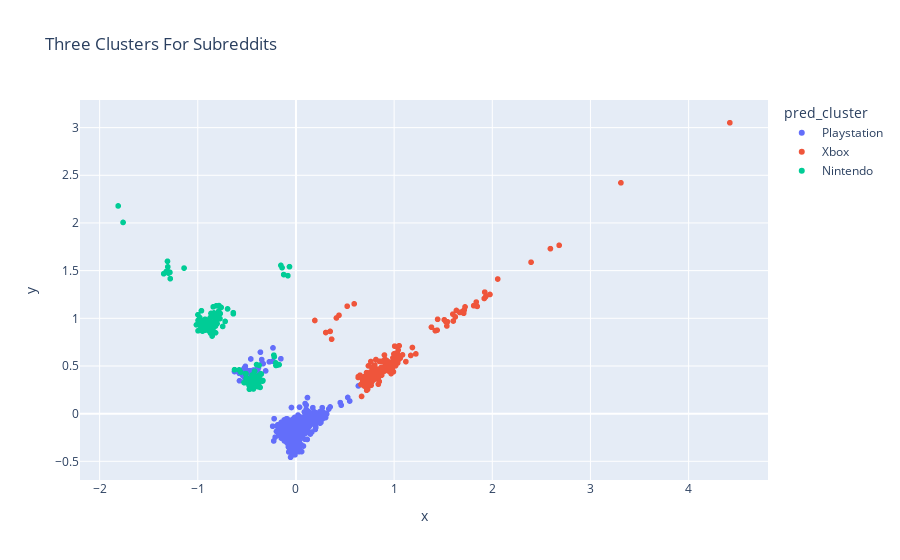

Notebook code cell kept with this figure:
### Code cell
fig = px.scatter(df, x="x", y="y", color='pred_cluster',title = "Three Clusters For Subreddits")
fig.show()

### Figure 1 — Plotly figure (JSON) as saved in the notebook; plotly's stock layout.template omitted (floating-point values rounded to 4 significant figures; data arrays with more than 128 entries replaced by an {"elided": "..."} marker saying what was removed)
{"data": [{"hovertemplate": "pred_cluster=Playstation<br>x=%{x}<br>y=%{y}<extra></extra>", "legendgroup": "Playstation", "marker": {"color": "#636efa", "symbol": "circle"}, "mode": "markers", "name": "Playstation", "showlegend": true, "type": "scattergl", "x": {"elided": "2134 float values"}, "xaxis": "x", "y": {"elided": "2134 float values"}, "yaxis": "y"}, {"hovertemplate": "pred_cluster=Xbox<br>x=%{x}<br>y=%{y}<extra></extra>", "legendgroup": "Xbox", "marker": {"color": "#EF553B", "symbol": "circle"}, "mode": "markers", "name": "Xbox", "showlegend": true, "type": "scattergl", "x": {"elided": "300 float values"}, "xaxis": "x", "y": {"elided": "300 float values"}, "yaxis": "y"}, {"hovertemplate": "pred_cluster=Nintendo<br>x=%{x}<br>y=%{y}<extra></extra>", "legendgroup": "Nintendo", "marker": {"color": "#00cc96", "symbol": "circle"}, "mode": "markers", "name": "Nintendo", "showlegend": true, "type": "scattergl", "x": {"elided": "266 float values"}, "xaxis": "x", "y": {"elided": "266 float values"}, "yaxis": "y"}], "layout": {"legend": {"title": {"text": "pred_cluster"}, "tracegroupgap": 0}, "title": {"text": "Three Clusters For Subreddits"}, "xaxis": {"anchor": "y", "domain": [0, 1], "title": {"text": "x"}}, "yaxis": {"anchor": "x", "domain": [0, 1], "title": {"text": "y"}}}}
